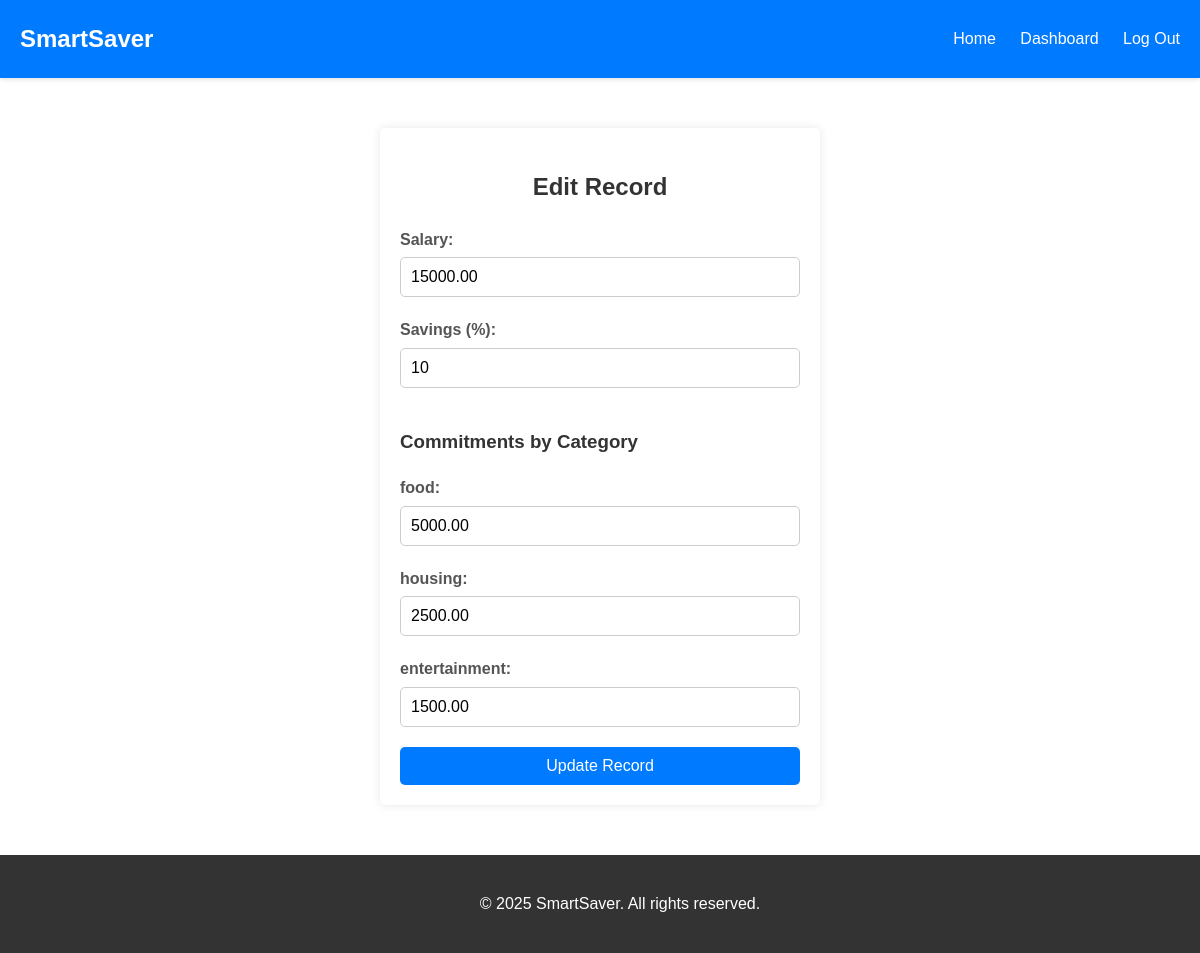
The page /edit_record.php?record_id=7 (signed in) on the database its author committed.
### tables this page shows
CREATE TABLE `financial_records` (
  `id` int(11) NOT NULL,
  `user_id` int(11) NOT NULL,
  `salary` decimal(10,2) NOT NULL,
  `commitments` decimal(10,2) NOT NULL,
  `savings` decimal(10,2) NOT NULL,
  `surplus` decimal(10,2) NOT NULL,
  `record_date` date NOT NULL
);

CREATE TABLE `commitments` (
  `id` int(11) NOT NULL,
  `record_id` int(11) NOT NULL,
  `category` varchar(255) NOT NULL,
  `amount` decimal(10,2) NOT NULL
);

### edit_record.php (the view, shortened to what this page needs)
<?php
include 'db.php';
$recordId = $_GET['record_id'] ?? null;
$stmt = $pdo->prepare("SELECT * FROM financial_records WHERE id = ?");
$stmt->execute([$recordId]);
$record = $stmt->fetch();
$stmt = $pdo->prepare("SELECT category, amount FROM commitments WHERE record_id = ?");
$stmt->execute([$recordId]);
$commitmentsByCategory = $stmt->fetchAll(PDO::FETCH_ASSOC);
?>
<!DOCTYPE html>
<html lang="en">
<head>
    <link rel="stylesheet" href="styles.css">
</head>
<body>
    <header>
        <div class="logo">SmartSaver</div>
        <nav>
            <a href="index.php">Home</a>
            <a href="dashboard.php">Dashboard</a>
            <a href="logout.php">Log Out</a>
        </nav>
    </header>
    <section class="form-container">
        <h2>Edit Record</h2>
        <form action="edit_record.php?record_id=<?= $recordId ?>" method="POST">
            <label for="salary">Salary:</label>
            <input type="number" id="salary" name="salary" value="<?= $record['salary'] ?>" required>
            <label for="savings">Savings (%):</label>
            <input type="number" id="savings" name="savings" value="<?= ($record['savings'] / $record['salary']) * 100 ?>" min="0" max="100" required>
            <h3>Commitments by Category</h3>
            <?php foreach ($commitmentsByCategory as $commitment): ?>
                <label for="commitment_<?= htmlspecialchars($commitment['category']) ?>"><?= htmlspecialchars($commitment['category']) ?>:</label>
                <input type="number" id="commitment_<?= htmlspecialchars($commitment['category']) ?>" name="commitments[<?= htmlspecialchars($commitment['category']) ?>]" value="<?= $commitment['amount'] ?>">
            <?php endforeach; ?>
            <button type="submit">Update Record</button>
        </form>
    </section>
    <footer>
        <p>&copy; 2025 SmartSaver. All rights reserved.</p>
    </footer>
</body>
</html>

### styles.css (style rules this page uses)
html, body { overflow-x: hidden; width: 100%; margin: 0; padding: 0; font-family: 'Arial', sans-serif; background-color: #ffffff; color: #333; line-height: 1.6; }
header { background-color: #007bff; color: #fff; padding: 20px; display: flex; justify-content: space-between; align-items: center; box-shadow: 0 2px 4px rgba(0, 0, 0, 0.1); }
header .logo { font-size: 24px; font-weight: bold; }
header nav a { color: #fff; text-decoration: none; margin-left: 20px; font-size: 16px; transition: color 0.3s ease; }
.form-container { max-width: 400px; margin: 50px auto; padding: 20px; background-color: #fff; border-radius: 5px; box-shadow: 0 0 10px rgba(0, 0, 0, 0.1); }
.form-container h2 { text-align: center; margin-bottom: 20px; }
.form-container label { display: block; margin-bottom: 5px; font-weight: bold; color: #555; }
.form-container input, .form-container textarea { width: 100%; padding: 10px; margin-bottom: 20px; border: 1px solid #ccc; border-radius: 5px; font-size: 16px; box-sizing: border-box; }
.form-container button { width: 100%; padding: 10px; background-color: #007bff; color: #fff; border: none; border-radius: 5px; font-size: 16px; cursor: pointer; transition: background-color 0.3s ease; }
footer { background-color: #333; color: #fff; text-align: center; padding: 20px; width: 100%; position: relative; margin-top: 40px; }

### rows shown on the page
financial_records: salary "15000.00", savings "10"
commitments: category "food", amount "5000.00"
commitments: category "housing", amount "2500.00"
commitments: category "entertainment", amount "1500.00"
